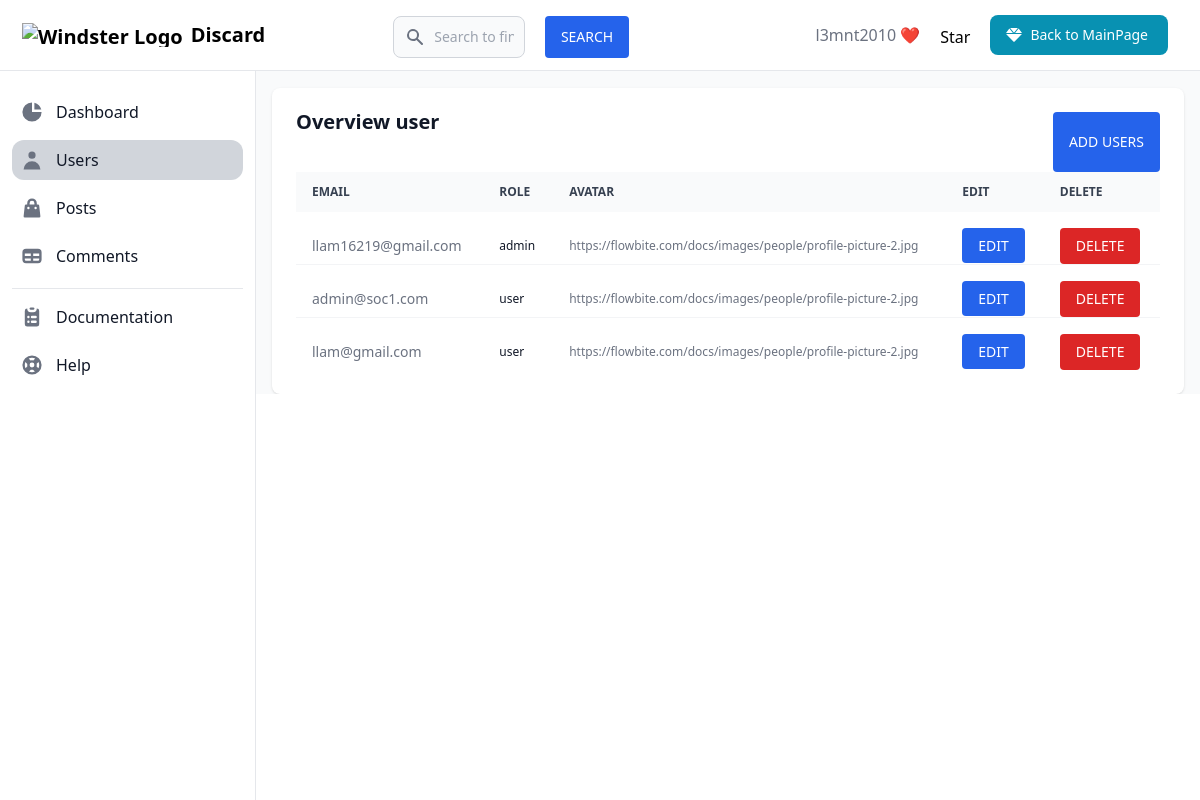
The app's page /app/admin/manage_user.php (signed in) with its own data.
### tables this page shows
CREATE TABLE `users` (
  `id` int NOT NULL,
  `role` tinyint NOT NULL,
  `username` varchar(255) NOT NULL,
  `email` varchar(255) NOT NULL,
  `password` varchar(255) NOT NULL,
  `avatar` varchar(1000) NOT NULL DEFAULT 'https://flowbite.com/docs/images/people/profile-picture-2.jpg',
  `create_at` timestamp NOT NULL DEFAULT CURRENT_TIMESTAMP
);

### app/config/db.php (called while the page is built, shortened)
<?php
require("connectdb.php");
function selectAll()
{
  global $conn;
  $sql = "SELECT * FROM users";
  $stmt = $conn->prepare($sql);
  $stmt->execute();
  $result = $stmt->get_result();
  if ($result) {
    $records = $result->fetch_all(MYSQLI_ASSOC);
    return $records;
  } else {
    die("Execute failed: " . $stmt->error);
  }
}

### app/admin/manage_user.php (the view, shortened to what this page needs)
<?php
include_once "../../app/config/db.php";
$users = selectAll();
?>
<!DOCTYPE html>
<html lang="en">
<head>
   <script src="https://cdn.tailwindcss.com"></script>
</head>
<body>
   <div>
      <?php include_once "../../app/includes/admin_layout/navbar.php"; ?>
      <div class="flex overflow-hidden bg-white pt-16">
         <?php include_once "../../app/includes/admin_layout/sidebar.php"; ?>
         <div id="main-content" class="h-full w-full bg-gray-50 relative overflow-y-auto lg:ml-64">
            <main>
               <div class="pt-6 px-4">
                  <div class="bg-white shadow rounded-lg p-4 sm:p-6 xl:p-8 ">
                     <div class="flex justify-between">
                        <h3 class="text-xl leading-none font-bold text-gray-900 mb-10">Overview user</h3>
                        <button class="btn bg-blue-600 hover:bg-blue-700 text-white text-sm font-medium uppercase py-2 px-4 rounded transition duration-200" onclick="open_admin_Dialog()"> Add users</button>
                     </div>
                     <div class="block w-full overflow-x-auto">
                        <table class="items-center w-full bg-transparent border-collapse">
                           <thead>
                              <tr>
                                 <th class="px-4 bg-gray-50 text-gray-700 align-middle py-3 text-xs font-semibold text-left uppercase border-l-0 border-r-0 whitespace-nowrap">Email</th>
                                 <th class="px-4 bg-gray-50 text-gray-700 align-middle py-3 text-xs font-semibold text-left uppercase border-l-0 border-r-0 whitespace-nowrap">Role</th>
                                 <th class="px-4 bg-gray-50 text-gray-700 align-middle py-3 text-xs font-semibold text-left uppercase border-l-0 border-r-0 whitespace-nowrap min-w-140-px">Avatar</th>
                                 <th class="px-4 bg-gray-50 text-gray-700 align-middle py-3 text-xs font-semibold text-left uppercase border-l-0 border-r-0 whitespace-nowrap min-w-140-px">Edit</th>
                                 <th class="px-4 bg-gray-50 text-gray-700 align-middle py-3 text-xs font-semibold text-left uppercase border-l-0 border-r-0 whitespace-nowrap min-w-140-px">Delete</th>
                              </tr>
                           </thead>
                           <tbody class="divide-y divide-gray-100">
                              <?php foreach ($users as $key => $user) : ?>
                                 <tr class="text-gray-500">
                                    <th class="border-t-0 align-middle text-sm font-normal whitespace-nowrap p-4 pb-0 text-left"> <?php echo $user['email']; ?></th>
                                    <td class="border-t-0 align-middle text-xs font-medium text-gray-900 whitespace-nowrap p-4 pb-0"><?php echo $user['role'] === 0 ? "user" : "admin"; ?></td>
                                    <td class="border-t-0 align-middle text-xs whitespace-nowrap p-4 pb-0">
                                       <?php echo $user['avatar']; ?>
                                    </td>
                                    <td class="border-t-0 align-middle text-xs whitespace-nowrap p-4 pb-0">
                                       <a class="btn bg-blue-600 hover:bg-blue-700 text-white text-sm font-medium uppercase py-2 px-4 rounded transition duration-200" href="edit_user.php?edit_user_id_ad=<?php echo $user['id']; ?>"> Edit</a>
                                    </td>
                                    <td class="border-t-0 align-middle text-xs whitespace-nowrap p-4 pb-0">
                                       <button class="btn bg-red-600 hover:bg-red-700 text-white text-sm font-medium uppercase py-2 px-4 rounded transition duration-200"> <a href="manage_user.php?delete_id=<?php echo $user['id']; ?>">Delete</a></button>
                                    </td>
                                 </tr>
                              <?php endforeach; ?>
                           </tbody>
                        </table>
                     </div>
                  </div>
               </div>
            </main>
         </div>
      </div>
   </div>
</body>
</html>

### app/includes/admin_layout/navbar.php (shortened to what this page needs)
<nav class="bg-white border-b border-gray-200 fixed z-30 w-full">
   <div class="px-3 py-3 lg:px-5 lg:pl-3">
      <div class="flex items-center justify-between">
         <div class="flex items-center justify-start">
            <a href="#" class="text-xl font-bold flex items-center lg:ml-2.5">
               <img src="https://media.gamestop.com/i/gamestop/11156222_ALT01/Demon-Slayer-Kimetsu-no-Yaiba-Logo-Mens-T-Shirt?$pdp$" class="h-6 mr-2" alt="Windster Logo">
               <span class="self-center whitespace-nowrap">Discard</span>
            </a>
            <form action="index.php" method="POST" class="hidden lg:block lg:pl-32">
               <div class="mt-1 relative lg:w-64">
                  <div class="absolute inset-y-0 left-0 pl-3 flex items-center pointer-events-none">
                  </div>
                  <div class="flex">
                  <input type="text" name="email_exist" id="topbar-search" class="bg-gray-50 border border-gray-300 text-gray-900 sm:text-sm rounded-lg focus:ring-cyan-600 focus:border-cyan-600 block w-full pl-10 p-2.5" placeholder="Search to find user exist">
                  <input class="btn bg-blue-600 hover:bg-blue-700 text-white text-sm font-medium uppercase py-2 px-4 rounded transition duration-200 mr-5 ml-5" type="submit" name="search_btn" value="search">
                  </div>
               </div>
            </form>
         </div>
         <div class="flex items-center">
            <div class="hidden lg:flex items-center">
               <span class="text-base font-normal text-gray-500 mr-5"><?php echo "l3mnt2010"; ?> ❤️</span>
               <div class="-mb-1">
                  <a class="github-button" href="#" data-color-scheme="no-preference: dark; light: light; dark: light;" data-icon="octicon-star" data-size="large" data-show-count="true" aria-label="Star themesberg/windster-tailwind-css-dashboard on GitHub">Star</a>
               </div>
            </div>
            <a href="../../index.php" class="hidden sm:inline-flex ml-5 text-white bg-cyan-600 hover:bg-cyan-700 focus:ring-4 focus:ring-cyan-200 font-medium rounded-lg text-sm px-5 py-2.5 text-center items-center mr-3">
               Back to MainPage
            </a>
         </div>
      </div>
   </div>
</nav>

### app/includes/admin_layout/sidebar.php (shortened to what this page needs)
<aside id="sidebar" class="fixed hidden z-20 h-full top-0 left-0 pt-16 flex lg:flex flex-shrink-0 flex-col w-64 transition-width duration-75" aria-label="Sidebar">
         <div class="relative flex-1 flex flex-col min-h-0 border-r border-gray-200 bg-white pt-0">
            <div class="flex-1 flex flex-col pt-5 pb-4 overflow-y-auto">
               <div class="flex-1 px-3 bg-white divide-y space-y-1">
                  <ul class="space-y-2 pb-2">
                     <li class="<?php echo basename($_SERVER['REQUEST_URI']) === 'index.php' ? "bg-gray-300 rounded-xl" : ""; ?>">
                        <a href="index.php" class="text-base text-gray-900 font-normal rounded-lg flex items-center p-2 hover:bg-gray-100 group">
                           <svg class="w-6 h-6 text-gray-500 group-hover:text-gray-900 transition duration-75" fill="currentColor" viewBox="0 0 20 20" xmlns="http://www.w3.org/2000/svg">
                              <path d="M2 10a8 8 0 018-8v8h8a8 8 0 11-16 0z"></path>
                              <path d="M12 2.252A8.014 8.014 0 0117.748 8H12V2.252z"></path>
                           </svg>
                           <span class="ml-3">Dashboard</span>
</a>
                     </li>
                     <li class="<?php echo basename($_SERVER['REQUEST_URI']) === 'manage_user.php' ? "bg-gray-300 rounded-xl" : ""; ?>">
                        <a href="manage_user.php" class="text-base text-gray-900 font-normal rounded-lg hover:bg-gray-100 flex items-center p-2 group ">
                           <svg class="w-6 h-6 text-gray-500 flex-shrink-0 group-hover:text-gray-900 transition duration-75" fill="currentColor" viewBox="0 0 20 20" xmlns="http://www.w3.org/2000/svg">
                              <path fill-rule="evenodd" d="M10 9a3 3 0 100-6 3 3 0 000 6zm-7 9a7 7 0 1114 0H3z" clip-rule="evenodd"></path>
                           </svg>
                           <span class="ml-3 ">Users</span>
                        </a>
                     </li>
                     <li class="<?php echo basename($_SERVER['REQUEST_URI']) === 'manage_post.php' ? "bg-gray-300 rounded-xl" : ""; ?>">
                        <a href="manage_post.php" class="text-base text-gray-900 font-normal rounded-lg hover:bg-gray-100 flex items-center p-2 group ">
                           <span class="ml-3 flex-1 whitespace-nowrap">Posts</span>
                        </a>
                     </li>
                     <li class="<?php echo basename($_SERVER['REQUEST_URI']) === 'manage_comment.php' ? "bg-gray-300 rounded-xl" : ""; ?>">
                        <a href="manage_comment.php" class="text-base text-gray-900 font-normal rounded-lg hover:bg-gray-100 flex items-center p-2 group ">
                           <span class="ml-3 flex-1 whitespace-nowrap">Comments</span>
                        </a>
                     </li>
                  </ul>
                  <div class="space-y-2 pt-2">
                     <a href="#" target="_blank" class="text-base text-gray-900 font-normal rounded-lg hover:bg-gray-100 group transition duration-75 flex items-center p-2">
                        <span class="ml-3">Documentation</span>
                     </a>
                     <a href="#" target="_blank" class="text-base text-gray-900 font-normal rounded-lg hover:bg-gray-100 group transition duration-75 flex items-center p-2">
                        <span class="ml-3">Help</span>
                     </a>
                  </div>
               </div>
            </div>
         </div>
      </aside>

### records on screen
users: email "llam16219@gmail.com", role "admin", avatar "https://flowbite.com/docs/images/people/profile-picture-2.jpg"
users: email "admin@soc1.com", role "user", avatar "https://flowbite.com/docs/images/people/profile-picture-2.jpg"
users: email "llam@gmail.com", role "user", avatar "https://flowbite.com/docs/images/people/profile-picture-2.jpg"
